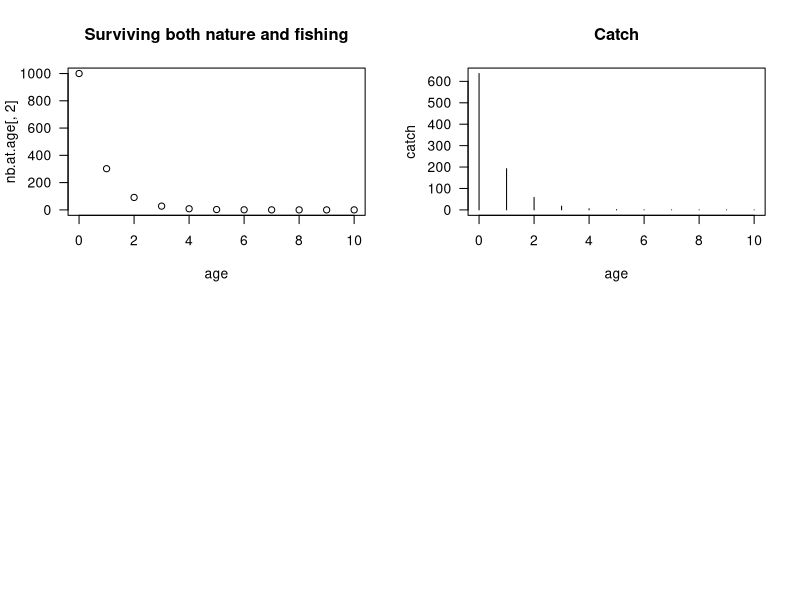

This chart was generated by the following R code:
# CREATION DATE     13 Nov. 2008
# MODIFICATION DATE 13 Nov. 2008

# AUTHOR marco.kienzle@gmail.com

# BACKGROUND we are looking for a method to estimate M and F with data similar to the Torres Strait lobster assessment.
#            

# PURPOSE express a likelihood function to estimate cohort-specific mortality
#         using catch data (and not survey)

# METHOD 
# ASSUMPTION 

# COMMENT if you have only catches, you can't estimate both fishing and natural mortality, you will end-up with M=F but Z will be well estimated
#         BUT if you can provide the ratio of catch over total abundance (basically you have a catch time series and a absolute survey),
#             then the ratio of catch over total death (i.e. N(t+1) - N(t)) is equal to F/Z

# Suppose age varies between 0 and 10
age = seq(0,10)

# Suppose you have a 60% (M+F = 0.51) chance survival from both fishing (F=0.405) and natural mortality (M=0.105)
M <- 0.105
F <- runif(1, min = 0.1, max = 3)
print(paste("Simulated F is", round(F,3)))

nb.at.age = cbind(age, 1000 * exp(-(M+F)) ^ age) # this correspond to what you would see
                                         # with an exhaustive survey
# Calculate the total number of individual dying at age
total.death = 1000 * (exp(-(M+F) * age) - exp(-(M+F) * (age+1)))

# According to stock assessment books, catch = F / Z
catch = F/(M+F) * total.death

# Plot the data
par(mfrow=c(2,2))
plot(age, nb.at.age[,2], main = "Surviving both nature and fishing", las = 1)
plot(age, catch, main = "Catch", type = "h", las=1)


# Maximum likelihood function to estimate F
llfunc = function(F){ # a function of only 1 parameter (F)

  # Fishing mortality is the parameter to estimate

  # Following Quinn and Deriso's equation (1.23)
  # Natural mortality relates to F and the total number of individual dying from 1 year to the next
  # and catch during the same year (here catch[1])
  # C = F/Z * nb.dying
  
  # Here we assume we have a survey that provides us with
  # the total number of individual that died within an interval
  #nb.dying = nb.at.age[1,2] - nb.at.age[2,2]

  # Their ratio is
  #r = catch[1]/nb.dying

  # So natural mortality
  #M = F * (1- r ) / r

  # And total mortality
  Z = M+F

  # Calculating the probability of surviving until certain age
  prob1 = (1 - exp(-Z * age))
  prob2 = (1 - exp(-Z * (age+1)))

  # Finally the likelihood supposing M is given
  P = prob2-prob1
  -sum( catch  * log( P  * M/(M+F) / sum(P * M / (M+F)) ))
  
} # End of function

# Estimate cohort-specific mortality rates

result <- optim(par = c(0.1), fn = llfunc, method = c("L-BFGS-B"),
      lower = c(1e-2), upper = c(3), hessian = TRUE)
print(paste("Estimated F is", round(result$par,3), " +- ", round(sqrt(solve(result$hessian)),2)))


####
